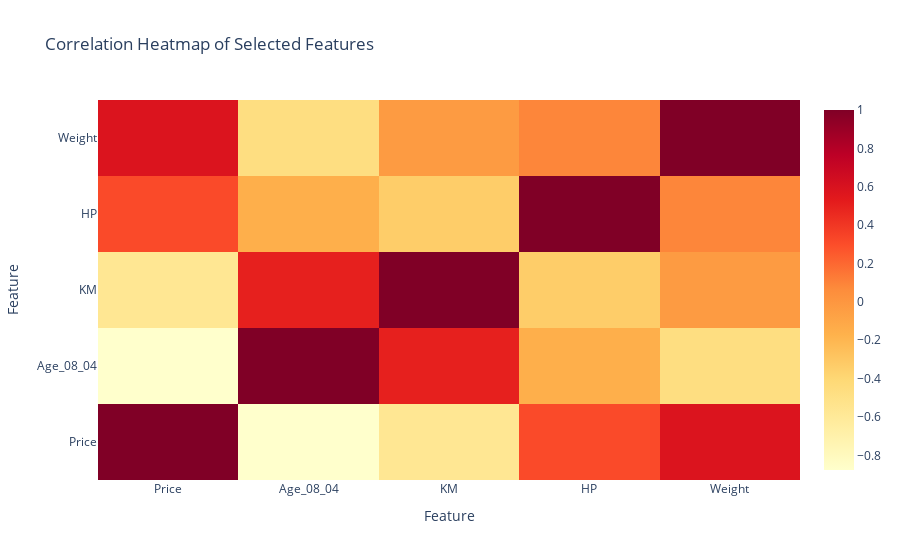

Notebook cell for this chart:
### Code cell
import plotly.graph_objects as go

features = ['Price', 'Age_08_04', 'KM', 'HP', 'Weight']

correlation_matrix = resale_df[features].corr()

heatmap = go.Figure(data=go.Heatmap(
                   z=correlation_matrix,
                   x=correlation_matrix.columns,
                   y=correlation_matrix.columns,
                   colorscale='YlOrRd',
                   hoverongaps = False))

heatmap.update_layout(title='Correlation Heatmap of Selected Features',
                      xaxis_title='Feature',
                      yaxis_title='Feature')
heatmap.show()

### Figure 1 — Plotly figure (JSON) as saved in the notebook; plotly's stock layout.template omitted (floating-point values rounded to 4 significant figures)
{"data": [{"colorscale": [[0, "rgb(255,255,204)"], [0.125, "rgb(255,237,160)"], [0.25, "rgb(254,217,118)"], [0.375, "rgb(254,178,76)"], [0.5, "rgb(253,141,60)"], [0.625, "rgb(252,78,42)"], [0.75, "rgb(227,26,28)"], [0.875, "rgb(189,0,38)"], [1, "rgb(128,0,38)"]], "hoverongaps": false, "type": "heatmap", "x": ["Price", "Age_08_04", "KM", "HP", "Weight"], "y": ["Price", "Age_08_04", "KM", "HP", "Weight"], "z": [[1, -0.8766, -0.57, 0.315, 0.5812], [-0.8766, 1, 0.5057, -0.1566, -0.4703], [-0.57, 0.5057, 1, -0.3335, -0.0286], [0.315, -0.1566, -0.3335, 1, 0.08961], [0.5812, -0.4703, -0.0286, 0.08961, 1]]}], "layout": {"title": {"text": "Correlation Heatmap of Selected Features"}, "xaxis": {"title": {"text": "Feature"}}, "yaxis": {"title": {"text": "Feature"}}}}
